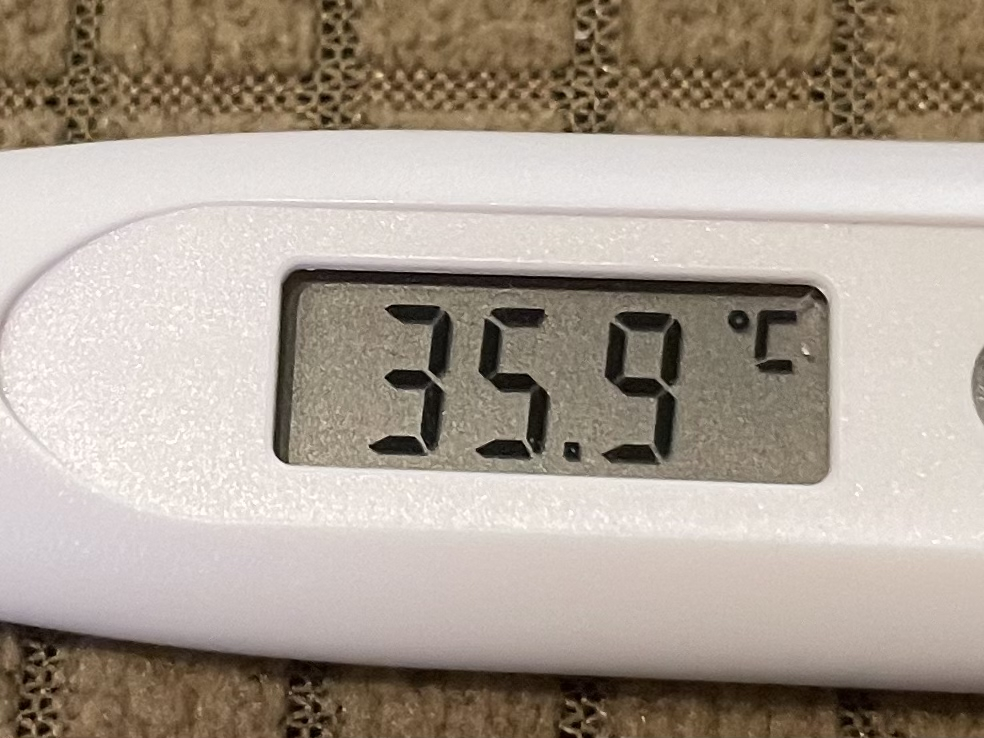
#> input picture ImgToDigitTool/2.jpg, 984 x 738 px
$ python Kaggle_OpenCV_ML_Test_Example.py
#> lines starting #> are read from the running program, lines starting #| are printed output that depends on the picture; after the words box and inside, x2 and y2 are one past the last pixel; in counts of white or black regions, pixels touching at a corner belong together
# Import necessary libraries
import cv2
from imutils.perspective import four_point_transform
from imutils import contours
import imutils
# Define mapping from seven-segment display states to digits
DIGITS_LOOKUP = {
    (1, 1, 1, 0, 1, 1, 1): 0,
    (0, 0, 1, 0, 0, 1, 0): 1,
    (1, 0, 1, 1, 1, 1, 0): 2,
    (1, 0, 1, 1, 0, 1, 1): 3,
    (0, 1, 1, 1, 0, 1, 0): 4,
    (1, 1, 0, 1, 0, 1, 1): 5,
    (1, 1, 0, 1, 1, 1, 1): 6,
    (1, 0, 1, 0, 0, 1, 0): 7,
    (1, 1, 1, 1, 1, 1, 1): 8,
    (1, 1, 1, 1, 0, 1, 1): 9
}

# Load the example image
print("1. Loading example image...")
image = cv2.imread("2.jpg")
#> image is the input picture: shape (738, 984, 3); mean B, G, R 146.2, 158.7, 170.5
cv2.imshow("Example Image", image)
cv2.waitKey(0)

# Preprocess the image
print("2. Preprocessing image...")
image = imutils.resize(image, height=500)
#> image: shape (500, 666, 3)
gray = cv2.cvtColor(image, cv2.COLOR_BGR2GRAY)
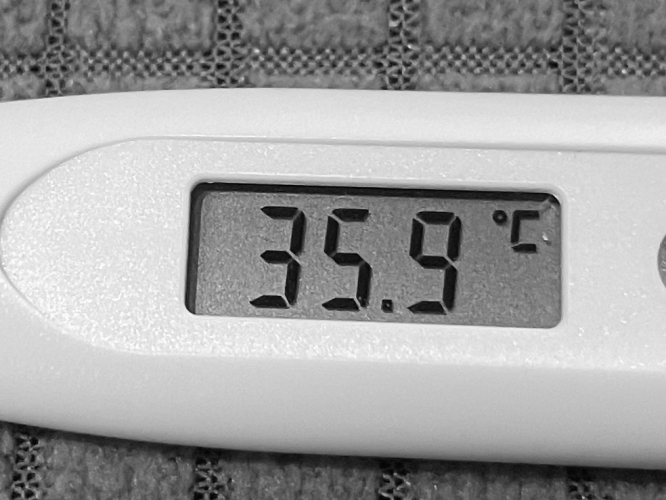
#> gray: shape (500, 666); min 2, max 253, mean 160.7
blurred = cv2.GaussianBlur(gray, (5, 5), 0)
edged = cv2.Canny(blurred, 50, 200, 255)
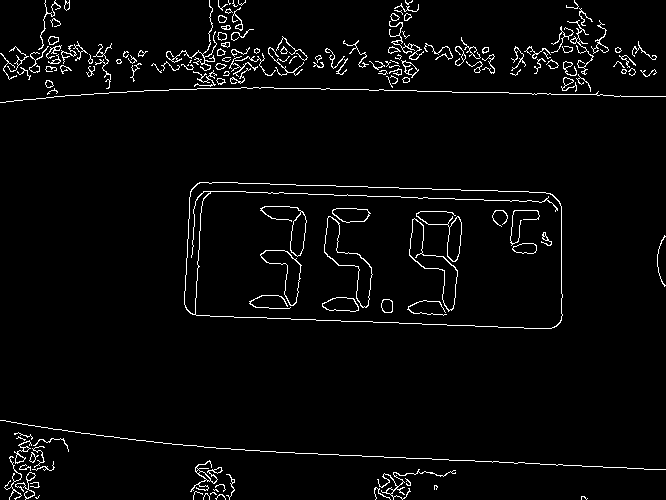
#> edged: shape (500, 666); 3.2% white in thin lines or dots
cv2.imshow("Edged Image", edged)
cv2.waitKey(0)
# Find contours of the display region
print("3. Finding contours of the display region...")
cnts = cv2.findContours(edged.copy(), cv2.RETR_EXTERNAL,
                        cv2.CHAIN_APPROX_SIMPLE)
#> cnts = 137 contours, 92 with area under 20; largest, box (x1, y1, x2, y2) and area: (184, 182, 563, 329) 50300, (190, 460, 223, 492) 134, (401, 60, 419, 78) 130, (14, 440, 32, 464) 86, (377, 469, 456, 500) 80
cnts = imutils.grab_contours(cnts)
cnts = sorted(cnts, key=cv2.contourArea, reverse=True)
displayCnt = None
# Iterate over contours
for c in cnts:
    peri = cv2.arcLength(c, True)
    approx = cv2.approxPolyDP(c, 0.02 * peri, True)
    if len(approx) == 4:
        displayCnt = approx
        break
#> this loop made 1 pass
#> (peri, displayCnt) on pass 1: (1011.6, [[190, 191], [192, 314], [561, 320], [550, 193]])
# Extract and apply perspective transform to the display region
print("4. Extracting and applying perspective transform to the display region...")
warped = four_point_transform(gray, displayCnt.reshape(4, 2))
output = four_point_transform(image, displayCnt.reshape(4, 2))
cv2.imshow("Warped Image", warped)
cv2.imshow("Output Image", output)
cv2.waitKey(0)
# Threshold and apply morphological operations to the display region
print("5. Thresholding and applying morphological operations to the display region...")
thresh = cv2.threshold(warped, 0, 255,
                       cv2.THRESH_BINARY_INV | cv2.THRESH_OTSU)[1]
#> thresh: shape (127, 369); 23.1% white; 20 white regions (5 under 20 px), largest, box (x1, y1, x2, y2) and area: (49, 0, 369, 11) 1679, (137, 25, 185, 117) 1363, (223, 27, 270, 119) 1340
kernel = cv2.getStructuringElement(cv2.MORPH_ELLIPSE, (1, 4))
thresh = cv2.morphologyEx(thresh, cv2.MORPH_OPEN, kernel)
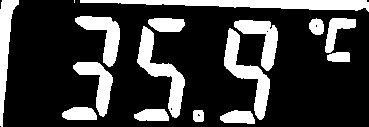
#> thresh: shape (127, 369); 23.5% white; 16 white regions (1 under 20 px)
cv2.imshow("Thresholded Image", thresh)
cv2.waitKey(0)
# Find contours of the digit regions
print("6. Finding contours of the digit regions...")
cnts, _ = cv2.findContours(thresh.copy(), cv2.RETR_EXTERNAL, cv2.CHAIN_APPROX_SIMPLE)
#> cnts = 16 contours, 1 with area under 20; largest, box (x1, y1, x2, y2) and area: (80, 0, 369, 12) 1638, (137, 26, 185, 118) 1248, (224, 28, 270, 120) 1221, (75, 16, 120, 67) 894, (0, 0, 19, 127) 891
contour_image = image.copy()
cv2.drawContours(contour_image, cnts, -1, (0, 255, 0), 2)  # Draw all the contours in green
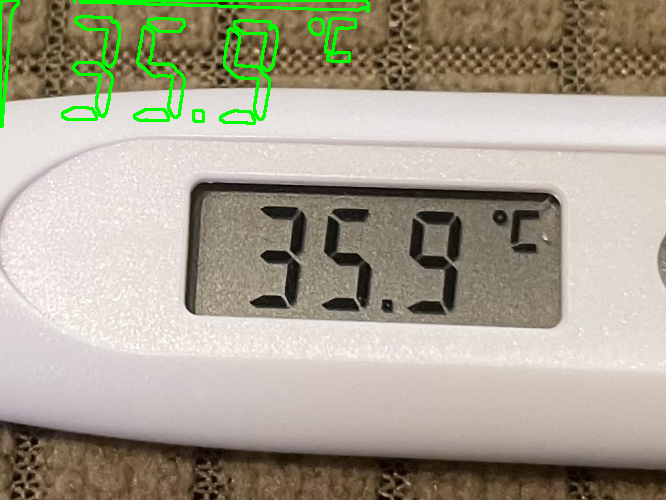
#> contour_image: shape (500, 666, 3); mean B, G, R 143.9, 161.4, 167.1
cv2.imshow("Contour Image", contour_image)
cv2.waitKey(0)
# Iterate over digit region contours
digitCnts = []
for c in cnts:
    (x, y, w, h) = cv2.boundingRect(c)
    if w >= 15 and (h >= 60 and h <= 125): # TODO: REFINE THIS NUM
        digitCnts.append(c)
#> this loop made 16 passes
#> (x, y, w, h) on passes 1 to 12: (220, 110, 35, 14), (193, 110, 11, 12), (134, 109, 35, 12), (62, 107, 35, 13), (73, 62, 40, 55), (327, 52, 23, 10), (224, 28, 46, 92), (137, 26, 48, 92), (234, 20, 44, 51), (325, 18, 31, 35), (309, 18, 15, 17), (148, 18, 37, 14)
#> (c, x, y, w, h) on pass 15: ([[74, 0], [74, 2]], 74, 0, 1, 3)
#> after the loop, digitCnts = 2 contours; box (x1, y1, x2, y2) and area: (137, 26, 185, 118) 1248, (224, 28, 270, 120) 1221

# Sort digit contours from left to right
digitCnts = contours.sort_contours(digitCnts, method="left-to-right")[0]
digits = []

# Iterate over each digit
print("7. Current seven-segment display state:")
for c in digitCnts:
    (x, y, w, h) = cv2.boundingRect(c)
    roi = thresh[y:y + h, x:x + w]
    (roiH, roiW) = roi.shape
    (dW, dH) = (int(roiW * 0.25), int(roiH * 0.15))
    dHC = int(roiH * 0.05)
    segments = [
        ((0, 0), (w, dH)),  # top
        ((0, 0), (dW, h // 2)),  # top-left
        ((w - dW, 0), (w, h // 2)),  # top-right
        ((0, (h // 2) - dHC), (w, (h // 2) + dHC)),  # center
        ((0, h // 2), (dW, h)),  # bottom-left
        ((w - dW, h // 2), (w, h)),  # bottom-right
        ((0, h - dH), (w, h))  # bottom
    ]
    on = [0] * len(segments)
    # Iterate over each segment of the seven-segment display
    for (i, ((xA, yA), (xB, yB))) in enumerate(segments):
        segROI = roi[yA:yB, xA:xB]
        total = cv2.countNonZero(segROI)
        area = (xB - xA) * (yB - yA)
        # Check if the segment is on
        if total / float(area) > 0.47:
            on[i] = 1

    # Find the digit and draw on the output image
    try:
        print("Number:", on)
        digit = DIGITS_LOOKUP[tuple(on)]
        digits.append(digit)
        # Display the digit area
        cv2.rectangle(output, (x, y), (x + w, y + h), (0, 255, 0), 1) # Green color for recognized digits
        cv2.putText(output, str(digit), (x - 10, y - 10),
                    cv2.FONT_HERSHEY_SIMPLEX, 0.65, (0, 255, 0), 2)
    except KeyError:
        print(KeyError);
        digit = 'x'
        digits.append(digit)
        cv2.rectangle(output, (x, y), (x + w, y + h), (0, 0, 255), 1)  # Red color for unrecognized digits
        cv2.putText(output, str(digit), (x - 10, y - 10),
                    cv2.FONT_HERSHEY_SIMPLEX, 0.65, (0, 0, 255), 2)
#> this loop made 2 passes
#> (x, y, w, h, roiH, roiW, dW, dH) on passes 1 to 2: (137, 26, 48, 92, 92, 48, 12, 13), (224, 28, 46, 92, 92, 46, 11, 13)
#| Number: [0, 1, 0, 1, 0, 1, 1]
#| <class 'KeyError'>
#| Number: [1, 1, 1, 1, 0, 1, 1]
#> pass 1, `roi = thresh[y:y + h, x:x + w]`:
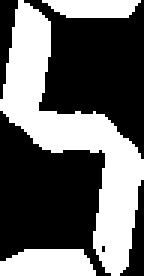
#> roi: shape (92, 48) (shown 3 times larger); 40.2% white; 3 white regions, box (x1, y1, x2, y2) and area: (0, 0, 48, 92) 1363, (0, 83, 32, 92) 251, (14, 0, 47, 6) 163
#> pass 2, `roi = thresh[y:y + h, x:x + w]`:
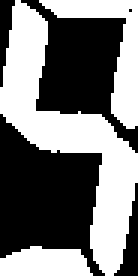
#> roi: shape (92, 46) (shown 3 times larger); 47.7% white; 3 white regions, box (x1, y1, x2, y2) and area: (0, 0, 46, 92) 1337, (13, 0, 46, 43) 430, (0, 82, 31, 92) 251
#> after the loop:
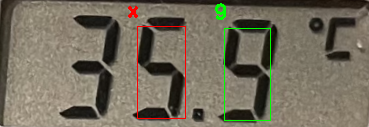
#> output: shape (127, 369, 3); mean B, G, R 93.1, 109, 115.9
#> after the loop, digits = ['x', 9]

# Display recognition results
print("8. Recognized digits:", digits)
#| 8. Recognized digits: ['x', 9]

$ run again, with ImgToDigitTool/1.jpg copied over ImgToDigitTool/2.jpg
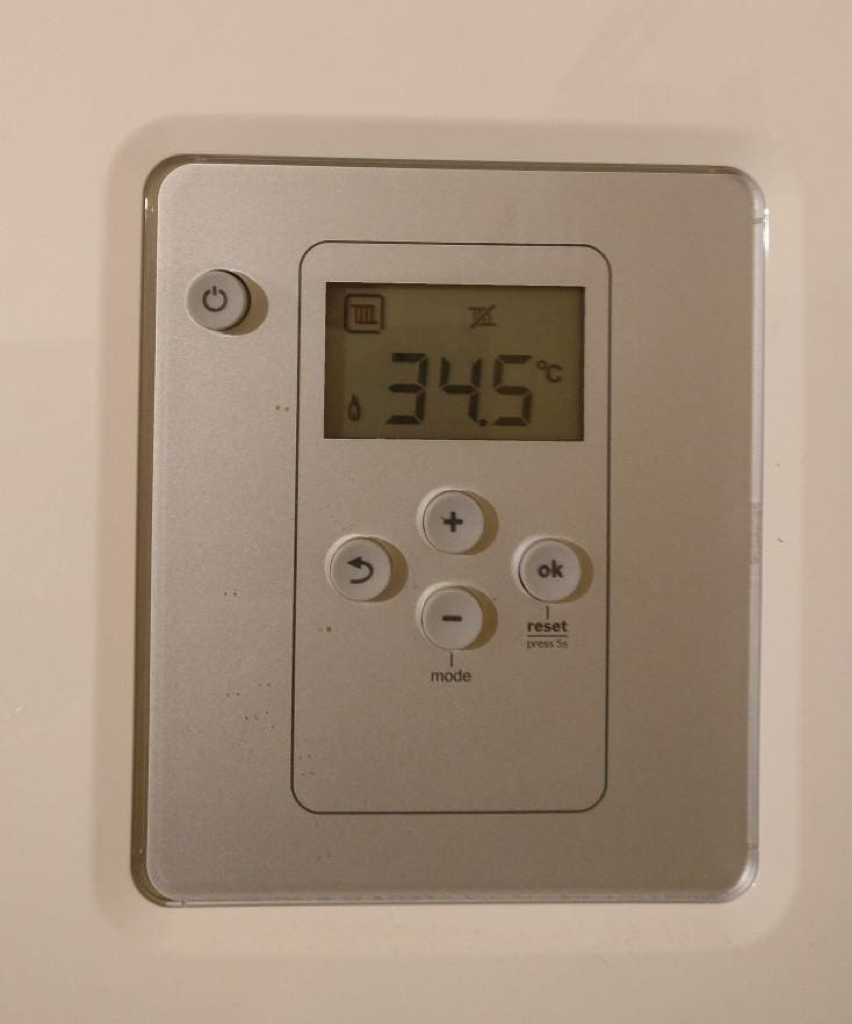
#> input picture ImgToDigitTool/1.jpg, 852 x 1024 px
#> image is the input picture: shape (1024, 852, 3); mean B, G, R 128.8, 147.3, 166.6
#> image: shape (500, 416, 3)
#> `edged = cv2.Canny(blurred, 50, 200, 255)`:
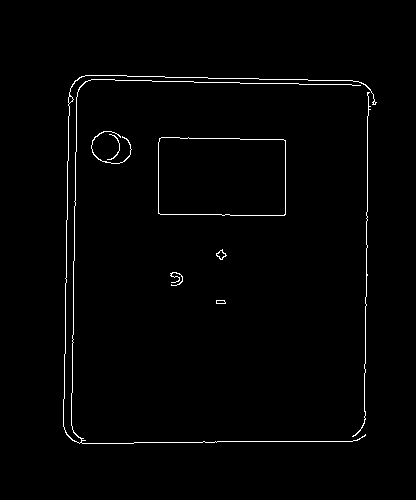
#> edged: shape (500, 416); 1.3% white in thin lines or dots, all inside (x1, y1, x2, y2) = (63, 75, 377, 444)
#> `cnts = cv2.findContours(edged.copy(), cv2.RETR_EXTERNAL, cv2.CHAIN_APP..`: cnts = 8 contours, 3 with area under 20; largest, box (x1, y1, x2, y2) and area: (158, 137, 286, 216) 9678, (63, 75, 377, 444) 79, (216, 249, 227, 260) 52, (91, 131, 132, 164) 32, (216, 300, 226, 304) 26
#> the loop `for c in cnts:` made 1 pass
#> (peri, displayCnt) on pass 1: (407, [[159, 138], [158, 213], [285, 214], [285, 140]])
#> `cnts, _ = cv2.findContours(thresh.copy(), cv2.RETR_EXTERNAL, cv2.CHAIN..`: cnts = 14 contours, 5 with area under 20; largest, box (x1, y1, x2, y2) and area: (1, 0, 33, 75) 545, (32, 34, 50, 70) 307, (81, 35, 101, 70) 260, (55, 36, 79, 70) 260, (110, 0, 126, 75) 188
#> contour_image: shape (500, 416, 3); mean B, G, R 126.5, 148.2, 163.7
#> the loop `for c in cnts:` made 14 passes
#> (x, y, w, h) on passes 1, 2, 4, 5, 6, 8, 9, 11: (11, 55, 7, 13), (106, 37, 4, 11), (55, 36, 24, 34), (81, 35, 20, 35), (32, 34, 18, 36), (74, 12, 4, 9), (14, 11, 10, 10), (110, 0, 16, 75)
#> after the loop `for c in cnts:`: digitCnts = 2 contours; box (x1, y1, x2, y2) and area: (1, 0, 33, 75) 545, (110, 0, 126, 75) 188
#> the loop `for c in digitCnts:` made 2 passes
#> (x, y, w, h, roiH, roiW, dW, dH) on passes 1 to 2: (1, 0, 32, 75, 75, 32, 8, 11), (110, 0, 16, 75, 75, 16, 4, 11)
#> (printed output is left out)
#> after the loop `for c in digitCnts:`:
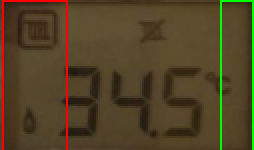
#> output: shape (75, 127, 3) (shown 2 times larger); mean B, G, R 37.7, 66.6, 81.9
#> after the loop `for c in digitCnts:`: digits = ['x', 7]
#| 8. Recognized digits: ['x', 7]
